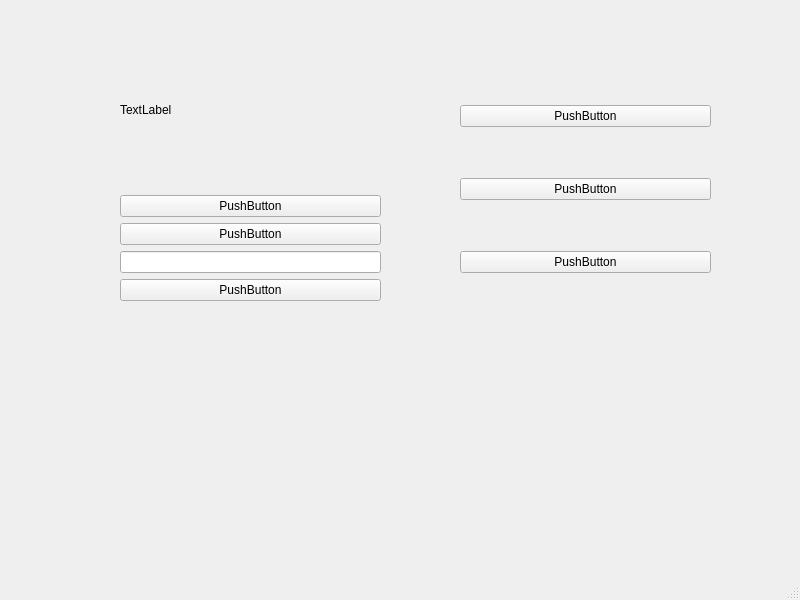
<?xml version="1.0" encoding="UTF-8"?>
<ui version="4.0">
 <class>MainWindow</class>
 <widget class="QMainWindow" name="MainWindow">
  <property name="geometry">
   <rect>
    <x>0</x>
    <y>0</y>
    <width>800</width>
    <height>600</height>
   </rect>
  </property>
  <property name="windowTitle">
   <string>MainWindow</string>
  </property>
  <widget class="QWidget" name="centralwidget">
   <widget class="QWidget" name="verticalLayoutWidget">
    <property name="geometry">
     <rect>
      <x>460</x>
      <y>60</y>
      <width>251</width>
      <height>261</height>
     </rect>
    </property>
    <layout class="QVBoxLayout" name="verticalLayout_2">
     <item>
      <widget class="QPushButton" name="pushButton_6">
       <property name="text">
        <string>PushButton</string>
       </property>
      </widget>
     </item>
     <item>
      <widget class="QPushButton" name="pushButton_5">
       <property name="text">
        <string>PushButton</string>
       </property>
      </widget>
     </item>
     <item>
      <widget class="QPushButton" name="pushButton_4">
       <property name="text">
        <string>PushButton</string>
       </property>
      </widget>
     </item>
    </layout>
   </widget>
   <widget class="QWidget" name="layoutWidget">
    <property name="geometry">
     <rect>
      <x>120</x>
      <y>30</y>
      <width>261</width>
      <height>271</height>
     </rect>
    </property>
    <layout class="QVBoxLayout" name="verticalLayout">
     <item>
      <widget class="QLabel" name="label">
       <property name="text">
        <string>TextLabel</string>
       </property>
      </widget>
     </item>
     <item>
      <widget class="QPushButton" name="pushButton">
       <property name="text">
        <string>PushButton</string>
       </property>
      </widget>
     </item>
     <item>
      <widget class="QPushButton" name="pushButton_2">
       <property name="text">
        <string>PushButton</string>
       </property>
      </widget>
     </item>
     <item>
      <widget class="QLineEdit" name="lineEdit"/>
     </item>
     <item>
      <widget class="QPushButton" name="pushButton_3">
       <property name="text">
        <string>PushButton</string>
       </property>
      </widget>
     </item>
    </layout>
   </widget>
  </widget>
  <widget class="QMenuBar" name="menubar">
   <property name="geometry">
    <rect>
     <x>0</x>
     <y>0</y>
     <width>800</width>
     <height>22</height>
    </rect>
   </property>
  </widget>
  <widget class="QStatusBar" name="statusbar"/>
 </widget>
 <resources/>
 <connections/>
</ui>
